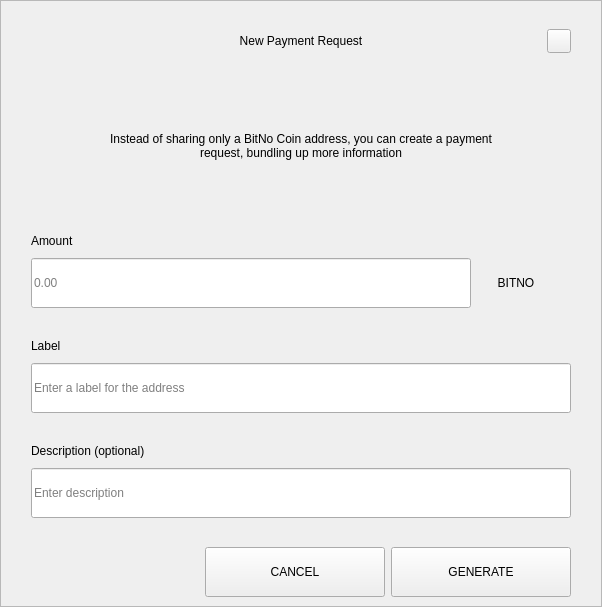
<?xml version="1.0" encoding="UTF-8"?>
<ui version="4.0">
 <class>RequestDialog</class>
 <widget class="QDialog" name="RequestDialog">
  <property name="geometry">
   <rect>
    <x>0</x>
    <y>0</y>
    <width>602</width>
    <height>607</height>
   </rect>
  </property>
  <property name="windowTitle">
   <string>Dialog</string>
  </property>
  <layout class="QVBoxLayout" name="verticalLayout_5">
   <property name="spacing">
    <number>0</number>
   </property>
   <property name="leftMargin">
    <number>0</number>
   </property>
   <property name="topMargin">
    <number>0</number>
   </property>
   <property name="rightMargin">
    <number>0</number>
   </property>
   <property name="bottomMargin">
    <number>0</number>
   </property>
   <item>
    <widget class="QFrame" name="frame">
     <property name="styleSheet">
      <string notr="true"/>
     </property>
     <property name="frameShape">
      <enum>QFrame::StyledPanel</enum>
     </property>
     <property name="frameShadow">
      <enum>QFrame::Raised</enum>
     </property>
     <layout class="QVBoxLayout" name="verticalLayout_4" stretch="1,0,0">
      <property name="spacing">
       <number>0</number>
      </property>
      <property name="leftMargin">
       <number>30</number>
      </property>
      <property name="topMargin">
       <number>20</number>
      </property>
      <property name="rightMargin">
       <number>30</number>
      </property>
      <property name="bottomMargin">
       <number>0</number>
      </property>
      <item>
       <layout class="QHBoxLayout" name="horizontalLayout_3">
        <property name="spacing">
         <number>0</number>
        </property>
        <item>
         <spacer name="horizontalSpacer_21">
          <property name="orientation">
           <enum>Qt::Horizontal</enum>
          </property>
          <property name="sizeHint" stdset="0">
           <size>
            <width>40</width>
            <height>20</height>
           </size>
          </property>
         </spacer>
        </item>
        <item>
         <widget class="QLabel" name="labelTitle">
          <property name="minimumSize">
           <size>
            <width>0</width>
            <height>40</height>
           </size>
          </property>
          <property name="maximumSize">
           <size>
            <width>16777215</width>
            <height>40</height>
           </size>
          </property>
          <property name="styleSheet">
           <string notr="true">padding-left:24px;</string>
          </property>
          <property name="text">
           <string>New Payment Request</string>
          </property>
          <property name="alignment">
           <set>Qt::AlignCenter</set>
          </property>
          <property name="margin">
           <number>7</number>
          </property>
         </widget>
        </item>
        <item>
         <spacer name="horizontalSpacer">
          <property name="orientation">
           <enum>Qt::Horizontal</enum>
          </property>
          <property name="sizeHint" stdset="0">
           <size>
            <width>40</width>
            <height>20</height>
           </size>
          </property>
         </spacer>
        </item>
        <item>
         <widget class="QPushButton" name="btnEsc">
          <property name="minimumSize">
           <size>
            <width>24</width>
            <height>24</height>
           </size>
          </property>
          <property name="maximumSize">
           <size>
            <width>24</width>
            <height>24</height>
           </size>
          </property>
          <property name="focusPolicy">
           <enum>Qt::NoFocus</enum>
          </property>
          <property name="text">
           <string/>
          </property>
         </widget>
        </item>
       </layout>
      </item>
      <item>
       <widget class="QStackedWidget" name="stack">
        <property name="minimumSize">
         <size>
          <width>540</width>
          <height>0</height>
         </size>
        </property>
        <property name="maximumSize">
         <size>
          <width>540</width>
          <height>16777215</height>
         </size>
        </property>
        <property name="currentIndex">
         <number>0</number>
        </property>
        <widget class="QWidget" name="page_1">
         <property name="minimumSize">
          <size>
           <width>540</width>
           <height>0</height>
          </size>
         </property>
         <property name="maximumSize">
          <size>
           <width>540</width>
           <height>16777215</height>
          </size>
         </property>
         <layout class="QVBoxLayout" name="layout1">
          <property name="spacing">
           <number>0</number>
          </property>
          <property name="leftMargin">
           <number>0</number>
          </property>
          <property name="topMargin">
           <number>0</number>
          </property>
          <property name="rightMargin">
           <number>0</number>
          </property>
          <property name="bottomMargin">
           <number>0</number>
          </property>
          <item>
           <spacer name="verticalSpacer_21">
            <property name="orientation">
             <enum>Qt::Vertical</enum>
            </property>
            <property name="sizeType">
             <enum>QSizePolicy::Fixed</enum>
            </property>
            <property name="sizeHint" stdset="0">
             <size>
              <width>20</width>
              <height>30</height>
             </size>
            </property>
           </spacer>
          </item>
          <item alignment="Qt::AlignHCenter">
           <widget class="QLabel" name="labelMessage">
            <property name="minimumSize">
             <size>
              <width>400</width>
              <height>50</height>
             </size>
            </property>
            <property name="text">
             <string>Instead of sharing only a BitNo Coin address, you can create a payment request, bundling up more information</string>
            </property>
            <property name="alignment">
             <set>Qt::AlignCenter</set>
            </property>
            <property name="wordWrap">
             <bool>true</bool>
            </property>
           </widget>
          </item>
          <item alignment="Qt::AlignBottom">
           <widget class="QWidget" name="containerAmount" native="true">
            <layout class="QVBoxLayout" name="verticalLayout">
             <property name="spacing">
              <number>9</number>
             </property>
             <property name="leftMargin">
              <number>0</number>
             </property>
             <property name="topMargin">
              <number>0</number>
             </property>
             <property name="rightMargin">
              <number>0</number>
             </property>
             <property name="bottomMargin">
              <number>0</number>
             </property>
             <item>
              <widget class="QLabel" name="labelSubtitleAmount">
               <property name="minimumSize">
                <size>
                 <width>350</width>
                 <height>16</height>
                </size>
               </property>
               <property name="maximumSize">
                <size>
                 <width>16777215</width>
                 <height>16</height>
                </size>
               </property>
               <property name="text">
                <string>Amount</string>
               </property>
              </widget>
             </item>
             <item alignment="Qt::AlignTop">
              <widget class="QWidget" name="layoutAmount" native="true">
               <layout class="QHBoxLayout" name="horizontalLayout" stretch="2,0">
                <property name="spacing">
                 <number>0</number>
                </property>
                <property name="leftMargin">
                 <number>0</number>
                </property>
                <property name="topMargin">
                 <number>0</number>
                </property>
                <property name="rightMargin">
                 <number>0</number>
                </property>
                <property name="bottomMargin">
                 <number>0</number>
                </property>
                <item>
                 <widget class="QLineEdit" name="lineEditAmount">
                  <property name="minimumSize">
                   <size>
                    <width>0</width>
                    <height>50</height>
                   </size>
                  </property>
                  <property name="maximumSize">
                   <size>
                    <width>16777215</width>
                    <height>50</height>
                   </size>
                  </property>
                  <property name="placeholderText">
                   <string notr="true">0.00</string>
                  </property>
                 </widget>
                </item>
                <item>
                 <widget class="QWidget" name="comboContainer" native="true">
                  <property name="minimumSize">
                   <size>
                    <width>100</width>
                    <height>50</height>
                   </size>
                  </property>
                  <property name="maximumSize">
                   <size>
                    <width>16777215</width>
                    <height>50</height>
                   </size>
                  </property>
                  <layout class="QHBoxLayout" name="horizontalLayout_31">
                   <property name="spacing">
                    <number>0</number>
                   </property>
                   <property name="leftMargin">
                    <number>0</number>
                   </property>
                   <property name="topMargin">
                    <number>0</number>
                   </property>
                   <property name="rightMargin">
                    <number>10</number>
                   </property>
                   <property name="bottomMargin">
                    <number>0</number>
                   </property>
                   <item>
                    <widget class="QLabel" name="comboBoxCoin">
                     <property name="text">
                      <string>BITNO</string>
                     </property>
                     <property name="alignment">
                      <set>Qt::AlignCenter</set>
                     </property>
                    </widget>
                   </item>
                  </layout>
                 </widget>
                </item>
               </layout>
              </widget>
             </item>
            </layout>
           </widget>
          </item>
          <item>
           <spacer name="verticalSpacer_31">
            <property name="orientation">
             <enum>Qt::Vertical</enum>
            </property>
            <property name="sizeType">
             <enum>QSizePolicy::Fixed</enum>
            </property>
            <property name="sizeHint" stdset="0">
             <size>
              <width>20</width>
              <height>30</height>
             </size>
            </property>
           </spacer>
          </item>
          <item>
           <layout class="QVBoxLayout" name="verticalLayoutLabel">
            <property name="spacing">
             <number>9</number>
            </property>
            <item>
             <widget class="QLabel" name="labelSubtitleLabel">
              <property name="minimumSize">
               <size>
                <width>0</width>
                <height>16</height>
               </size>
              </property>
              <property name="maximumSize">
               <size>
                <width>16777215</width>
                <height>16</height>
               </size>
              </property>
              <property name="text">
               <string>Label</string>
              </property>
             </widget>
            </item>
            <item>
             <widget class="QLineEdit" name="lineEditLabel">
              <property name="minimumSize">
               <size>
                <width>0</width>
                <height>50</height>
               </size>
              </property>
              <property name="maximumSize">
               <size>
                <width>16777215</width>
                <height>50</height>
               </size>
              </property>
              <property name="placeholderText">
               <string>Enter a label for the address</string>
              </property>
             </widget>
            </item>
           </layout>
          </item>
          <item>
           <spacer name="verticalSpacer_34">
            <property name="orientation">
             <enum>Qt::Vertical</enum>
            </property>
            <property name="sizeType">
             <enum>QSizePolicy::Fixed</enum>
            </property>
            <property name="sizeHint" stdset="0">
             <size>
              <width>20</width>
              <height>30</height>
             </size>
            </property>
           </spacer>
          </item>
          <item>
           <layout class="QVBoxLayout" name="verticalLayoutDescription">
            <property name="spacing">
             <number>9</number>
            </property>
            <item>
             <widget class="QLabel" name="labelSubtitleDescription">
              <property name="minimumSize">
               <size>
                <width>0</width>
                <height>16</height>
               </size>
              </property>
              <property name="maximumSize">
               <size>
                <width>16777215</width>
                <height>16</height>
               </size>
              </property>
              <property name="text">
               <string>Description (optional)</string>
              </property>
             </widget>
            </item>
            <item>
             <widget class="QLineEdit" name="lineEditDescription">
              <property name="minimumSize">
               <size>
                <width>0</width>
                <height>50</height>
               </size>
              </property>
              <property name="maximumSize">
               <size>
                <width>16777215</width>
                <height>50</height>
               </size>
              </property>
              <property name="placeholderText">
               <string>Enter description</string>
              </property>
             </widget>
            </item>
            <item>
             <spacer name="verticalSpacer_4">
              <property name="orientation">
               <enum>Qt::Vertical</enum>
              </property>
              <property name="sizeType">
               <enum>QSizePolicy::Fixed</enum>
              </property>
              <property name="sizeHint" stdset="0">
               <size>
                <width>20</width>
                <height>20</height>
               </size>
              </property>
             </spacer>
            </item>
           </layout>
          </item>
         </layout>
        </widget>
        <widget class="QWidget" name="page_2">
         <layout class="QVBoxLayout" name="layout2">
          <item>
           <spacer name="verticalSpacer_5">
            <property name="orientation">
             <enum>Qt::Vertical</enum>
            </property>
            <property name="sizeType">
             <enum>QSizePolicy::Fixed</enum>
            </property>
            <property name="sizeHint" stdset="0">
             <size>
              <width>20</width>
              <height>50</height>
             </size>
            </property>
           </spacer>
          </item>
          <item alignment="Qt::AlignHCenter">
           <widget class="QLabel" name="labelQrImg">
            <property name="minimumSize">
             <size>
              <width>260</width>
              <height>260</height>
             </size>
            </property>
            <property name="maximumSize">
             <size>
              <width>260</width>
              <height>260</height>
             </size>
            </property>
            <property name="text">
             <string/>
            </property>
            <property name="alignment">
             <set>Qt::AlignCenter</set>
            </property>
           </widget>
          </item>
          <item>
           <spacer name="verticalSpacer_2">
            <property name="orientation">
             <enum>Qt::Vertical</enum>
            </property>
            <property name="sizeType">
             <enum>QSizePolicy::Fixed</enum>
            </property>
            <property name="sizeHint" stdset="0">
             <size>
              <width>20</width>
              <height>30</height>
             </size>
            </property>
           </spacer>
          </item>
          <item alignment="Qt::AlignHCenter">
           <widget class="QLabel" name="labelAddress">
            <property name="text">
             <string>M6tGR83SQbie1SW72hjcWJvFfip5krte2Z </string>
            </property>
           </widget>
          </item>
          <item>
           <spacer name="verticalSpacer_32">
            <property name="orientation">
             <enum>Qt::Vertical</enum>
            </property>
            <property name="sizeType">
             <enum>QSizePolicy::Expanding</enum>
            </property>
            <property name="sizeHint" stdset="0">
             <size>
              <width>20</width>
              <height>20</height>
             </size>
            </property>
           </spacer>
          </item>
          <item>
           <layout class="QHBoxLayout" name="horizontal">
            <property name="leftMargin">
             <number>20</number>
            </property>
            <property name="rightMargin">
             <number>20</number>
            </property>
            <property name="bottomMargin">
             <number>20</number>
            </property>
            <item>
             <spacer name="horizontalSpacer_4">
              <property name="orientation">
               <enum>Qt::Horizontal</enum>
              </property>
              <property name="sizeHint" stdset="0">
               <size>
                <width>40</width>
                <height>20</height>
               </size>
              </property>
             </spacer>
            </item>
            <item>
             <widget class="QPushButton" name="btnCopyAddress">
              <property name="minimumSize">
               <size>
                <width>180</width>
                <height>50</height>
               </size>
              </property>
              <property name="text">
               <string>COPY ADDRESS</string>
              </property>
             </widget>
            </item>
            <item>
             <widget class="QPushButton" name="btnCopyUrl">
              <property name="minimumSize">
               <size>
                <width>180</width>
                <height>50</height>
               </size>
              </property>
              <property name="text">
               <string>COPY URL</string>
              </property>
             </widget>
            </item>
            <item>
             <spacer name="horizontalSpacer_2">
              <property name="orientation">
               <enum>Qt::Horizontal</enum>
              </property>
              <property name="sizeHint" stdset="0">
               <size>
                <width>40</width>
                <height>20</height>
               </size>
              </property>
             </spacer>
            </item>
           </layout>
          </item>
         </layout>
        </widget>
       </widget>
      </item>
      <item>
       <widget class="QWidget" name="buttonsStack" native="true">
        <layout class="QHBoxLayout" name="horizontalLayout_5">
         <property name="leftMargin">
          <number>20</number>
         </property>
         <property name="rightMargin">
          <number>0</number>
         </property>
         <item>
          <spacer name="horizontalSpacer_41">
           <property name="orientation">
            <enum>Qt::Horizontal</enum>
           </property>
           <property name="sizeHint" stdset="0">
            <size>
             <width>40</width>
             <height>20</height>
            </size>
           </property>
          </spacer>
         </item>
         <item>
          <widget class="QPushButton" name="btnCancel">
           <property name="minimumSize">
            <size>
             <width>180</width>
             <height>50</height>
            </size>
           </property>
           <property name="focusPolicy">
            <enum>Qt::NoFocus</enum>
           </property>
           <property name="text">
            <string>CANCEL</string>
           </property>
          </widget>
         </item>
         <item>
          <widget class="QPushButton" name="btnSave">
           <property name="minimumSize">
            <size>
             <width>180</width>
             <height>50</height>
            </size>
           </property>
           <property name="focusPolicy">
            <enum>Qt::NoFocus</enum>
           </property>
           <property name="text">
            <string>GENERATE</string>
           </property>
          </widget>
         </item>
        </layout>
       </widget>
      </item>
     </layout>
    </widget>
   </item>
  </layout>
 </widget>
 <resources/>
 <connections/>
</ui>
